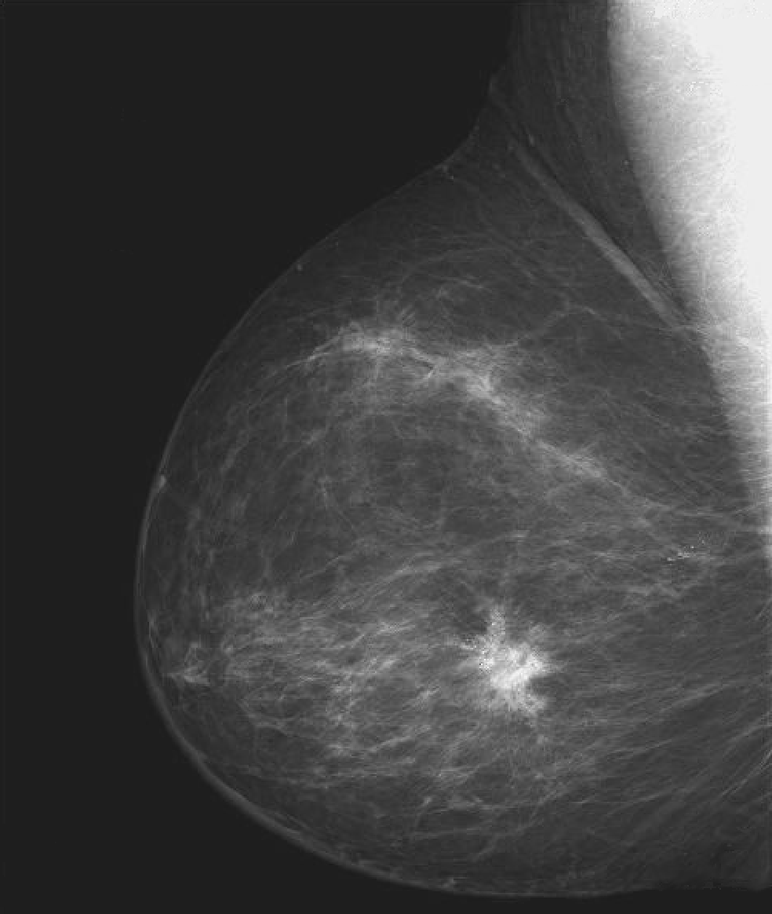
#> input picture data/image1.tif, 772 x 914 px, shrunk from 984 x 1164 before the run
$ jupyter execute --allow-errors p1_2_clustering.ipynb
#> lines starting #> are read from the running program, lines starting #| are printed output that depends on the picture; after the words box and inside, x2 and y2 are one past the last pixel; in counts of white or black regions, pixels touching at a corner belong together
# PRML Session P1.2 CLUSTERING ALGORITHMS

## Task 1: Apply K-Means, Agglomerative and Gaussian Mixture Models clustering methods to the Antantirca Penguin's database and compare the results

- step 1: Load the penguins dataset from seaborn library
- step 2: Manage potential missing observations using an imputation strategy
- step 3: Choose the numerical features, excluding non-numerical and visualize them with a scatter plot matrix
- step 4: Apply K-Means, Agglomerative Clustering, and Gaussian Mixture Models to the set of numerical variables, adjusting the number of clusters based on the number of categories for each categorical variable (sex, species, island). (https://scikit-learn.org/stable/modules/generated/sklearn.cluster.KMeans.html; https://scikit-learn.org/stable/modules/generated/sklearn.cluster.AgglomerativeClustering.html; https://scikit-learn.org/stable/modules/generated/sklearn.mixture.GaussianMixture.html)
- step 5: Evaluate clustering performance using the Adjusted Rand Index (ARI) by measuring the similarity between the clustering results and the true class labels for each categorical variable, https://scikit-learn.org/stable/modules/generated/sklearn.metrics.adjusted_rand_score.html.

[cell 1]
import seaborn as sns

# Step 1: Load dataset
#> (the rest of this cell did not finish here and is left out)

[cell 2]
# Step 4: Apply K-means + Agglomerative Clustering + Gaussian Mixture Models

from sklearn.cluster import KMeans, AgglomerativeClustering
from sklearn.mixture import GaussianMixture

    # K-means
items = ['bill_length_mm', 'bill_depth_mm', 'flipper_length_mm', 'body_mass_g']
#> (the rest of this cell did not finish here and is left out)

#> (a cell that did not finish here is left out)

#> (a cell that did not finish here is left out)

[cell 5]
# Step 5: Evaluate Clustering Performance
from sklearn.metrics import adjusted_rand_score

# Show ground truth
#> (the rest of this cell did not finish here and is left out)

## Task 2: Object segmentation using clustering

- step 1: Load an Image and visualize
- step 2: Reshape image matrix as 1d array
- step 3 (exercise): Apply k-means
- step 4 (exercise): Reshape result back as a matrix and visualize
- Step 5 (exercise): Compare k-means (k=2) and Otsu segmentation (https://en.wikipedia.org/wiki/Otsu%27s_method)

Step 1: Load image and visualize

[cell 6]
import skimage as sk # load skimage libraries
from skimage import io
IC = sk.io.imread('../data/image1.tif') # read image using imread function
#> IC is the input picture: shape (914, 772); min 18, max 255, mean 66.6
sk.io.imshow(IC) # visualize image using imshow function
sk.io.show()

Step 3: Reshape image as 1d array

[cell 7]
# reshape the image as 1d array:
v = IC.reshape(IC.shape[0]*IC.shape[1],1)
v.shape
#> Out = (705608, 1)

Step 4 (exercise):

[cell 8]
# Apply K-Means
v_kmeans = KMeans(n_clusters=2).fit_predict(v)

Step 5 (exercise):

[cell 9]
# Reshape back to image and visualize
clustered_img = v_kmeans.reshape(IC.shape[0], IC.shape[1])
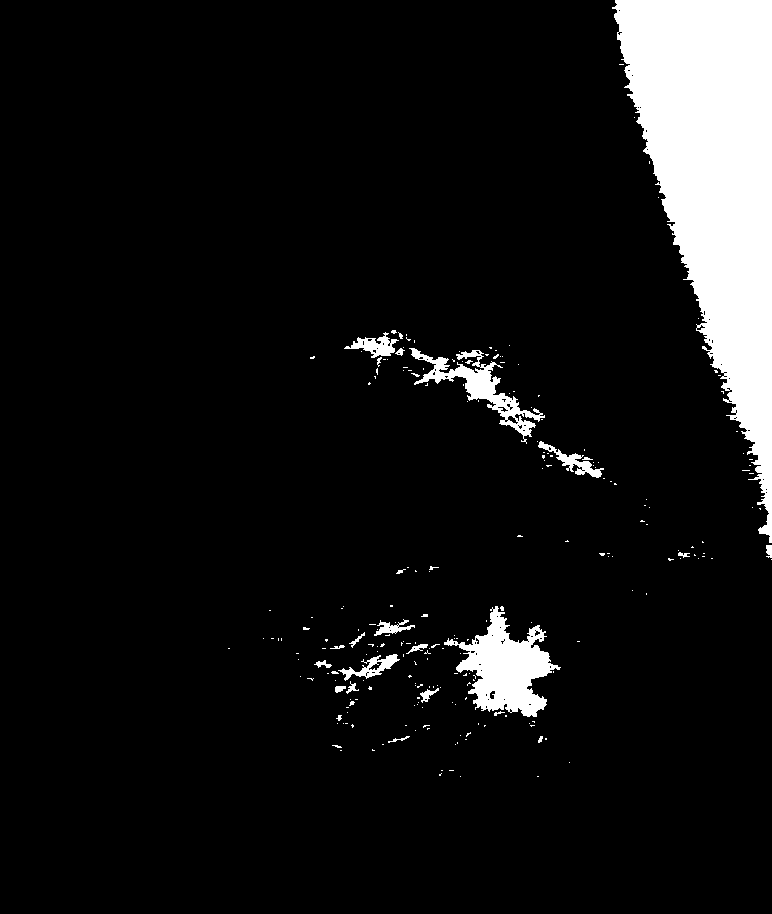
#> clustered_img: shape (914, 772) int32; values 0 (black) and 1 (white), 8.2% white; 235 white regions (211 under 20 px), largest, box (x1, y1, x2, y2) and area: (612, 0, 772, 543) 45319, (444, 606, 561, 717) 5857, (409, 348, 545, 444) 2761
sk.io.imshow(clustered_img) # visualize image using imshow function

Step 6 (exercise): Compare k-means result with k=2 with Otsu segmentation

[cell 10]
import matplotlib.pyplot as plt
from matplotlib import gridspec
from skimage.filters import threshold_otsu

# Find Otsu's threshold for training image:
threshold_otsu = threshold_otsu(IC)
#> threshold_otsu = 123

# Apply threshold to test image:
I_otsu = IC >= threshold_otsu
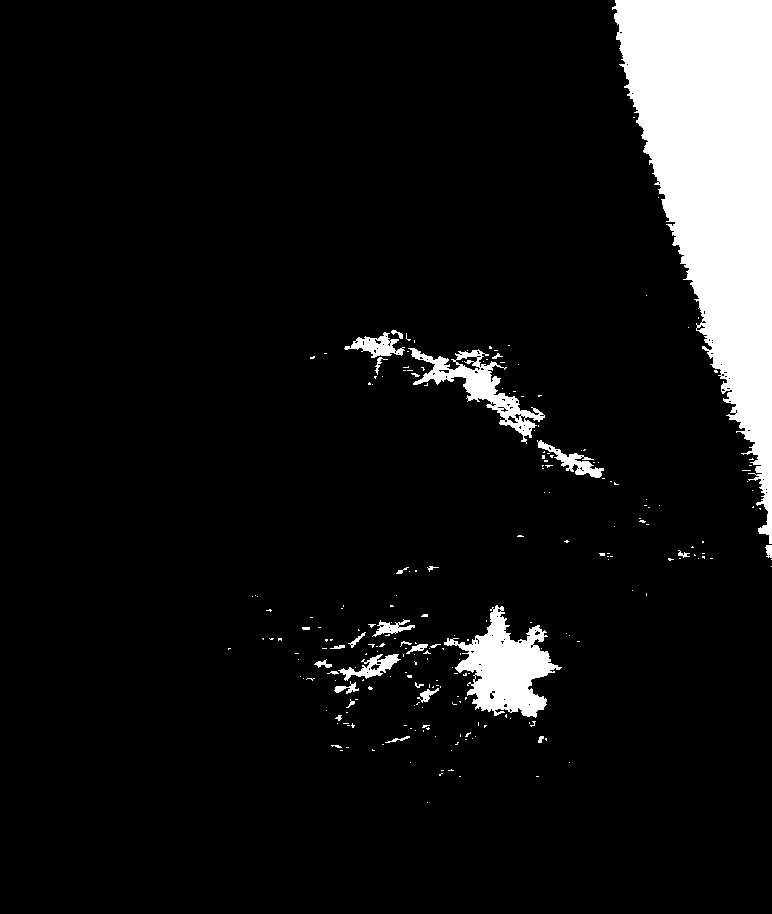
#> I_otsu: shape (914, 772) bool; 8.4% white; 237 white regions (206 under 20 px), largest, box (x1, y1, x2, y2) and area: (612, 0, 772, 544) 45697, (444, 605, 562, 718) 6111, (408, 348, 545, 444) 3088

fig = plt.figure(figsize=(15, 15))
gs = gridspec.GridSpec(3, 3)

ax1 = fig.add_subplot(gs[0,0])
ax1.imshow(IC, cmap=plt.cm.gray)
ax1.set_title('Original Image')
ax1.set_axis_off()

ax2 = fig.add_subplot(gs[0,1])
ax2.imshow(I_otsu, cmap=plt.cm.gray)
ax2.set_title('segmentation (Otsu Threshold T = {})'.format(threshold_otsu))
ax2.set_axis_off()

ax3 = fig.add_subplot(gs[0,2])
ax3.imshow(clustered_img, cmap=plt.cm.gray)
ax3.set_title('segmentation K-Means')
ax3.set_axis_off()

ax4 = fig.add_subplot(gs[1,:])
ax4.hist(IC.ravel(), bins=256, density=True)
ax4.axvline(threshold_otsu, color='r')
ax4.set_title('Image Histogram and Otsu threshold')

# Find K-Means threshold
kmeans_threshold = max(v[v_kmeans == 0])
#> kmeans_threshold = [124]

ax5 = fig.add_subplot(gs[2,:])
ax5.hist(IC.ravel(), bins=256, density=True)
ax5.axvline(kmeans_threshold, color='r')
ax5.set_title(f'Image Histogram and K-Means threshold {kmeans_threshold}')
plt.show()
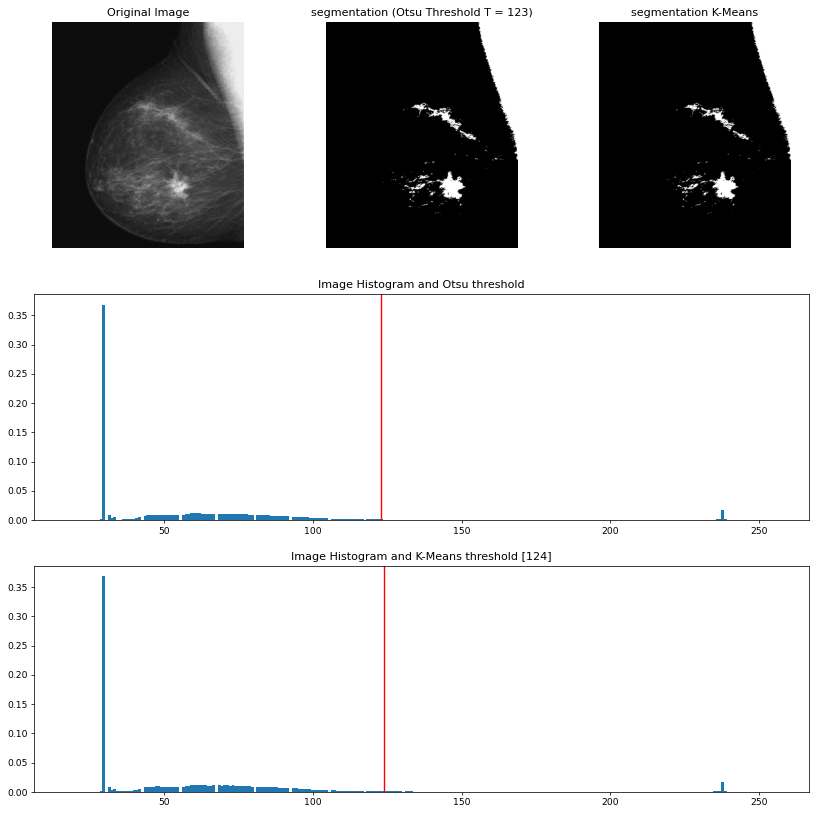
#> figure drawn by matplotlib, 5 panels; panel 4: tallest bar 0.369 high, from x = 29.11 to 30.04; panel 5: tallest bar 0.369 high, from x = 29.11 to 30.04
